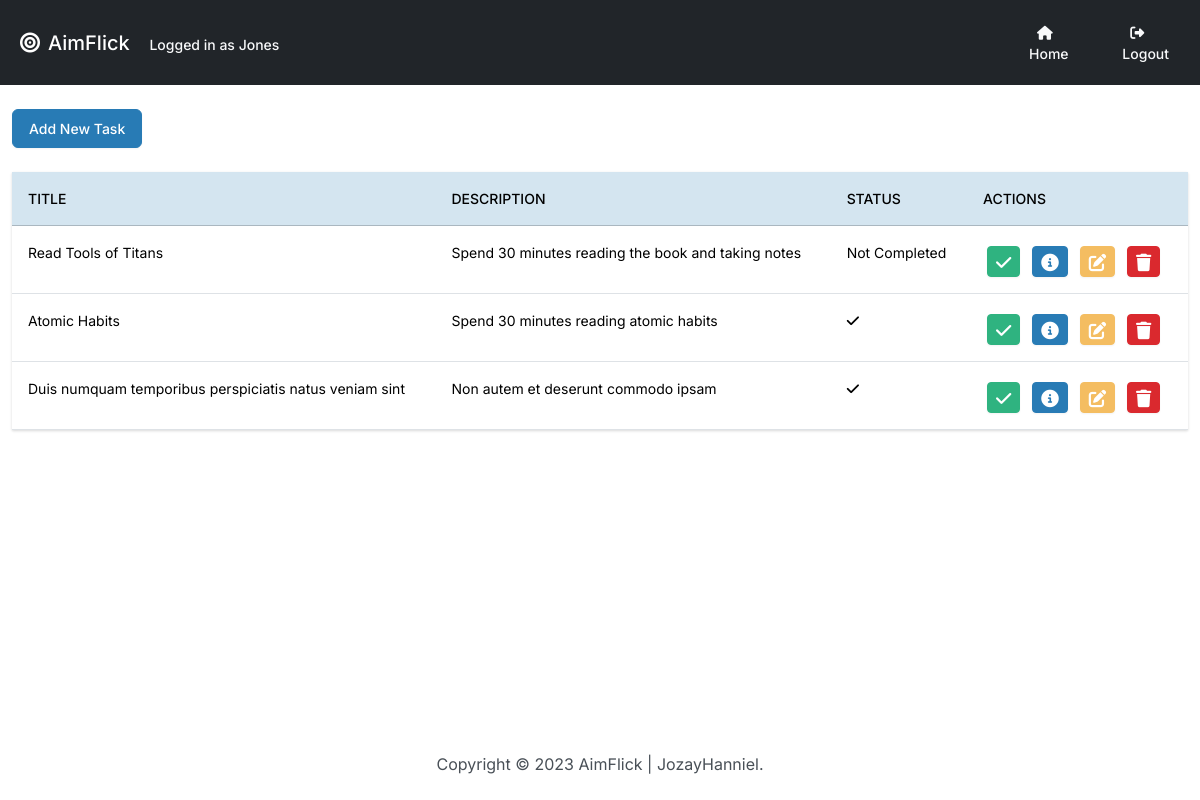
Page /task-list (signed in) on the committed database.
### tasks/models.py (models this page shows, shortened)
class Task(models.Model):
    title = models.CharField(max_length=200)
    description = models.CharField(max_length=255, default="Wash my clothes")
    completed = models.BooleanField(default=False)
    user = models.ForeignKey(User, on_delete=models.CASCADE)

### tasks/views.py (the view)
# urls.py: path("task-list", views.task_list, name="task_list"),
@login_required
def task_list(request):
    tasks = Task.objects.filter(user=request.user)
    return render(request, 'main/user/tasks.html', {'tasks': tasks})

### tasks/templates/main/user/tasks.html (shortened to what this page needs)
{%extends 'main/base.html'%} {% block title %} Add Task {% endblock %} {% load crispy_forms_tags %} {% block content %}
<div class="text-sm">
    <div class="d-flex justify-content-start my-4">
        <a href="add-task" class="btn btn-info">Add New Task</a>
    </div>
 {% if tasks %}
<table class="table table-hover ">
    <thead>
        <tr class="table-info">
            <th scope="col">Title</th>
            <th scope="col">Description</th>
            <th scope="col">Status</th>
            <th scope="col">Actions</th>
        </tr>
    </thead>
    <tbody>
        {% for task in tasks %}
        <tr>
            <td>{{ task.title }}</td>
            <td>{{ task.description }}</td>
            <td>
                {% if task.completed %}
                <i class="fas fa-check"></i>
                {% else %}
                Not Completed {% endif %}
            </td>
            <td>
                <a href="{% url 'completed' task.id %}" class="btn btn-sm btn-success mx-1 mt-1"></a>
                <button class="btn btn-sm btn-info mx-1 mt-1" href="{% url 'task_details' task.id %}" data-bs-toggle="modal" data-bs-target="#mymodal{{task.id}}"></button>
                <a href="{% url 'edit' task.id %}" class="btn btn-sm btn-warning mx-1 mt-1">
                    </a>
                <button class="btn btn-sm btn-danger mt-1 mx-1" data-bs-toggle="modal" data-bs-target="#delete{{task.id}}"></button>
            </td>
        </tr>
        {% endfor %}
    </tbody>
</table>
{% else %}
<div class="alert alert-primary ms-4 me-4">No Task Records</div>
{% endif %}
</div>
{% endblock %}

### tasks/templates/main/base.html (shortened to what this page needs)
{% load static %}
<!DOCTYPE html>
<html lang="en">
<head>
    <link rel="stylesheet" href="https://cdnjs.cloudflare.com/ajax/libs/font-awesome/6.4.2/css/all.min.css" />
    <link rel="stylesheet" href="{% static 'css/bootstrap.min.css' %}">
</head>
<body class="d-flex flex-column min-vh-100">
    <nav class="navbar navbar-expand-lg bg-dark" data-bs-theme="dark">
        <div class="container d-flex justify-content-between">
            <div>
                <a class="navbar-brand" href="{% url 'index' %}"> <i class="fa-solid fa-bullseye mx-2"></i>AimFlick</a>
                {% if user.is_authenticated%}
                <span class="text-light mt-2">Logged in as {{user.username}}</span> {% endif %}
            </div>
        </div>
        <div class="collapse navbar-collapse" id="navbarColor01">
            <ul class="navbar-nav me-auto">
                {% if not request.user.is_authenticated %}
                <li class="nav-item">
                    <a class="nav-link text-light" href="/"> <i class="fa-solid fa-house mx-2"></i>Home</a>
                </li>
                <li class="nav-item">
                    <a class="nav-link text-light" href="{% url 'login' %}"><i class="fa-solid fa-user-plus mx-2"></i>Register</a>
                </li>
                {% else %}
                <li class="nav-item">
                    <a class="nav-link text-light" href="/home"> <i class="fa-solid fa-house mx-2"></i>Home</a>
                </li>
                <li class="nav-item d-flex">
                    <a class="nav-link text-light" href="{% url 'logout' %}" onclick="return confirmLogout();"><i class="fa-solid fa-sign-out-alt mx-2"></i>Logout</a>
                </li>
                {% endif %}
            </ul>
        </div>
    </nav>
    <div class="container-fluid">
        {% block content %} {% endblock %}
    </div>
    <footer class="mt-auto mb-4">
        <div class="text-center">
            <span>
                Copyright &copy; <script>document.write(new Date().getFullYear())</script>
            AimFlick | JozayHanniel.</span>
        </div>
    </footer>
</body>
</html>

### rows in the picture
Task: title "Read Tools of Titans", description "Spend 30 minutes reading the book and taking notes", completed "Not Completed"
Task: title "Atomic Habits", description "Spend 30 minutes reading atomic habits", completed True (drawn)
Task: title "Duis numquam temporibus perspiciatis natus veniam sint", description "Non autem et deserunt commodo ipsam", completed True (drawn)

### other values in the picture
{{ user.username }} "Jones"
